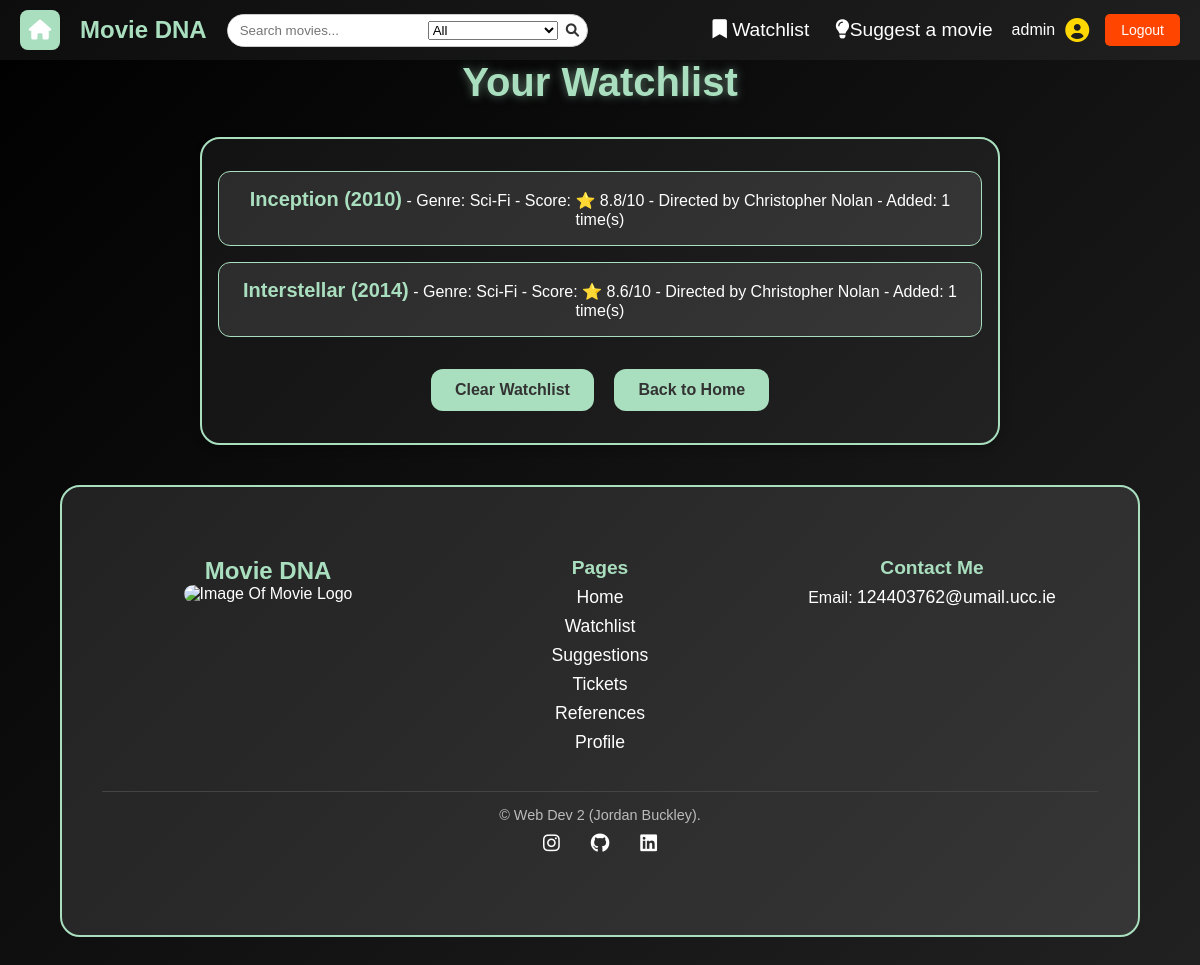
Page /watchlist (signed in) on the earlier database version.
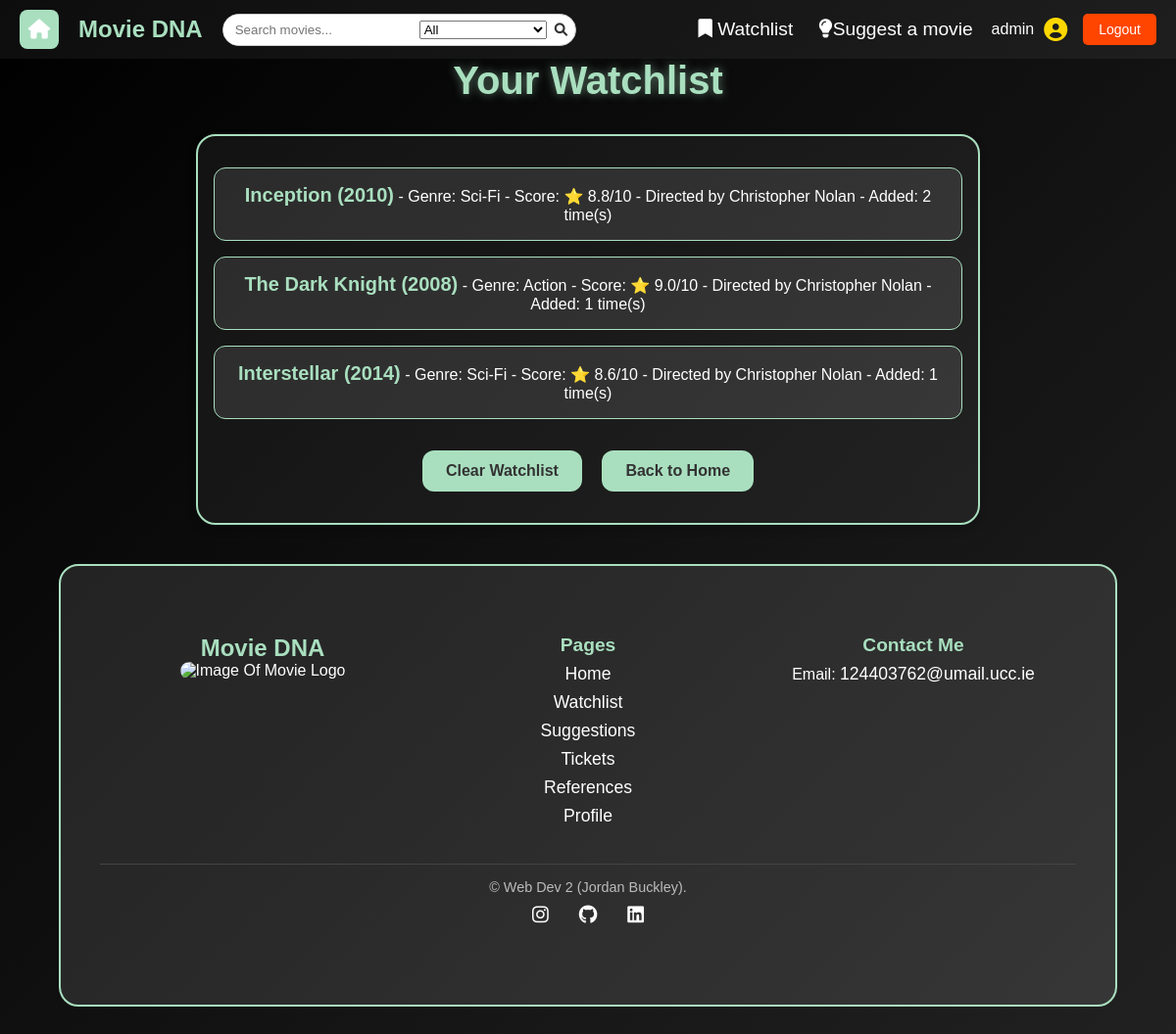
Same page on the later database version.
### tables this page shows
CREATE TABLE watchlist (
    user_id TEXT NOT NULL,
    movie_id INTEGER NOT NULL,
    count INTEGER DEFAULT 1,
    PRIMARY KEY (user_id, movie_id),
    FOREIGN KEY (user_id) REFERENCES users(user_id),
    FOREIGN KEY (movie_id) REFERENCES movies(movie_id)
);

CREATE TABLE movies 
(
    movie_id INTEGER PRIMARY KEY AUTOINCREMENT,
    title TEXT NOT NULL,
    genre TEXT NOT NULL,
    score FLOAT,
    year INTEGER,
    director TEXT,
    description TEXT
, image_path TEXT);

### app.py (the view)
@app.route("/watchlist")
@login_required
def cart():
    db = get_db()
    user_id = session["user_id"]
    watchlist = db.execute("""
        SELECT movies.*, watchlist.count
        FROM watchlist
        JOIN movies ON watchlist.movie_id = movies.movie_id
        WHERE watchlist.user_id = ?
    """, (user_id,)).fetchall()
    return render_template("watchlist.html", watchlist=watchlist)

### app.py (called while the page is built)
@app.before_request
def load_logged_in_user():
    g.user = session.get("user_id")
    g.is_admin = session.get("is_admin", False)

def login_required(view):
    @wraps(view)
    def wrapped_view(*args, **kwargs):
        if g.user is None:
            return(redirect(url_for("login", next=request.url)))
        return view(*args, **kwargs)
    return wrapped_view

### database.py (called while the page is built)
def get_db():
    if "db" not in g:
        g.db = sqlite3.connect(DATABASE,
                                detect_types=sqlite3.PARSE_DECLTYPES
                        )
        g.db.row_factory = sqlite3.Row
    return g.db

### templates/watchlist.html
{% extends "base.html" %}
{% block styles %}
<link rel="stylesheet" href="{{ url_for('static', filename='watchlist.css') }}">
{% endblock %}
{% block main_content %}
    <h1>Your Watchlist</h1>
    <section id="watchlist-links">
    {% if watchlist %}
        <ul>
            {% for movie in watchlist %}
                <li>
                    <strong>{{ movie.title }} ({{ movie.year }})</strong>
                    - Genre: {{ movie.genre }}
                    - Score: ⭐ {{ movie.score }}/10
                    - Directed by {{ movie.director }}
                    - Added: {{ movie.count }} time(s)
                </li>
            {% endfor %}
        </ul>
        <a href="{{ url_for('clear_watchlist') }}" class="btn">Clear Watchlist</a>
    {% else %}
        <p>Your watchlist is empty.</p>
    {% endif %}
    <a href="{{ url_for('index') }}" class="back-button">Back to Home</a>
    </section>
{% endblock %}

### templates/base.html (shortened to what this page needs)
<!DOCTYPE html>
<html lang="en">
<head>
    <link rel="stylesheet" href="{{ url_for('static', filename='styles.css') }}">
    <link rel="stylesheet" href="https://cdnjs.cloudflare.com/ajax/libs/font-awesome/6.0.0/css/all.min.css">
    {% block styles %} {% endblock %}
</head>
<body>
    <header>
        <nav>
            <section id="nav-container">
                <section id="nav-left">
                    <a href="/" id="home-icon">
                        <i class="fa-solid fa-house"></i>
                    </a>
                    <section id="nav-logo">
                        <a href="{{ url_for('index') }}">Movie DNA</a>
                    </section>
                </section>
                <section id="nav-search">
                    <form action="{{ url_for('search') }}" method="GET">
                        <input type="text" name="query" placeholder="Search movies...">
                        <select name="filter">
                            <option value="all">All</option>
                        </select>
                        <button type="submit"><i class="fa-solid fa-magnifying-glass"></i></button>
                    </form>
                </section>
                <section id="nav-user">
                    <section id="nav-links">
                        <ul>
                            <li>
                                <a href="{{ url_for('cart') }}">
                                    <i class="fa-solid fa-bookmark"></i> Watchlist
                                </a>
                            </li>
                            <li><a href="{{ url_for('suggest_movie') }}">
                                <i class="fa-solid fa-lightbulb"></i>Suggest a movie</a></li>
                        </ul>
                    </section>
                    {% if session['user_id'] %}
                    <section id="user-info">
                        <p id="username">{{ session['user_id'] }}</p>
                        <i class="fas fa-user-circle" id="user-icon"></i>
                    </section>
                    <a href="{{ url_for('logout') }}" id="logout-btn">Logout</a>
                    {% else %}
                    <a href="{{ url_for('login') }}" id="login-btn">Login</a>
                    <a href="{{ url_for('registration') }}" id="register-btn">Register</a>
                    {% endif %}
                </section>
            </section>
        </nav>
    </header>
    <main>
        {% block main_content %}{% endblock %}
    </main>
    <footer class="footer">
        <section class="footer-container">
            <section class="footer-logo">
                <h2>Movie DNA</h2>
                <img src="{{ url_for('static', filename='images/movieLogo.jpg') }} " alt="Image Of Movie Logo" />
            </section>
            <section class="footer-links">
                <h3>Pages</h3>
                <ul>
                    <li><a href="/">Home</a></li>
                    <li><a href="{{ url_for('cart') }}">Watchlist</a></li>
                    <li><a href="{{ url_for('suggest_movie') }}">Suggestions</a></li>
                    <li><a href="{{ url_for('submit_ticket') }}">Tickets</a></li>
                    <li><a href="{{ url_for('references') }}">References</a></li>
                    <li><a href="{{ url_for('user') }}">Profile</a></li>
                </ul>
            </section>
            <section class="footer-contact">
                <h3>Contact Me</h3>
                <p>Email: <a href="mailto:124403762@umail.ucc.ie">124403762@umail.ucc.ie</a></p>
            </section>
            <section class="footer-bottom">
                <p>&copy; Web Dev 2 (Jordan Buckley).</p>
                <section class="social-icons">
                    <a aria-label="Instagram" href="https://www.instagram.com/jordanbuckley_20/" target="_blank">
                        <i class="fab fa-instagram"></i>
                    </a>
                    <a aria-label="GitHub" href="https://github.com/JordanBuckleyGit" target="_blank">
                        <i class="fab fa-github"></i>
                    </a>
                    <a aria-label="LinkedIn" href="https://www.linkedin.com/in/jordan05/" target="_blank">
                        <i class="fab fa-linkedin"></i>
                    </a>
                </section>
            </section>
    </footer>
</body>
</html>

### static/watchlist.css (style rules this page uses)
h1 { font-size: 2.5rem; color: #A9DFBF; margin-bottom: 2rem; text-shadow: 0 0 10px rgba(169, 223, 191, 0.5); }
#watchlist-links { max-width: 800px; margin: 0 auto; padding: 1rem; background: rgba(255, 255, 255, 0.05); border: 2px solid #A9DFBF; border-radius: 1.25rem; box-shadow: 0 4px 10px rgba(0, 0, 0, 0.2); }
#watchlist-links ul { list-style: none; padding: 0; }
#watchlist-links ul li { padding: 1rem; margin: 1rem 0; background: rgba(255, 255, 255, 0.1); border: 1px solid #A9DFBF; border-radius: 0.75rem; transition: background 0.3s ease, transform 0.3s ease, box-shadow 0.3s ease; }
#watchlist-links ul li strong { font-size: 1.25rem; color: #A9DFBF; }
.btn, .back-button { display: inline-block; margin: 1rem 0.5rem; padding: 0.75rem 1.5rem; background: #A9DFBF; color: #333; text-decoration: none; border-radius: 0.75rem; font-size: 1rem; font-weight: bold; transition: background 0.3s ease, transform 0.3s ease; }

Differences in the rows shown:
changed watchlist "Inception": count "1" → "2"
added watchlist: title "The Dark Knight", year "2008", genre "Action", score "9.0", director "Christopher Nolan", count "1"
